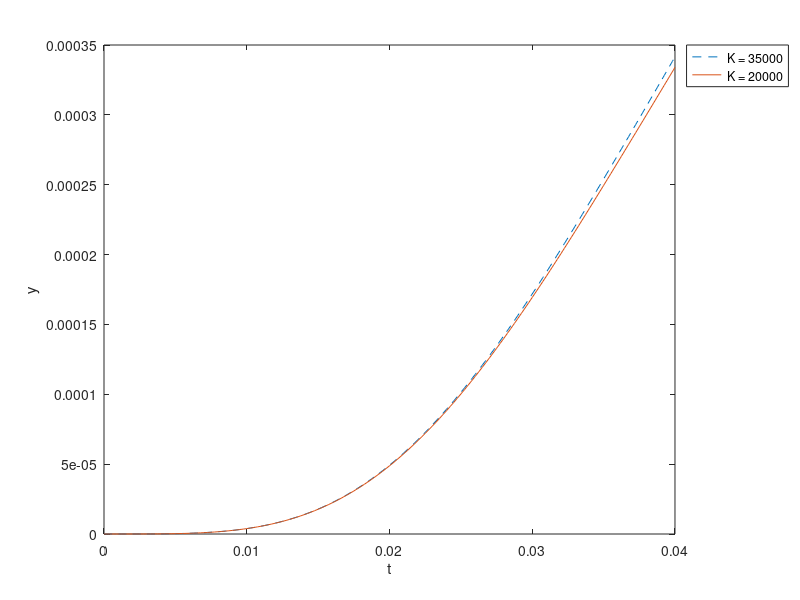
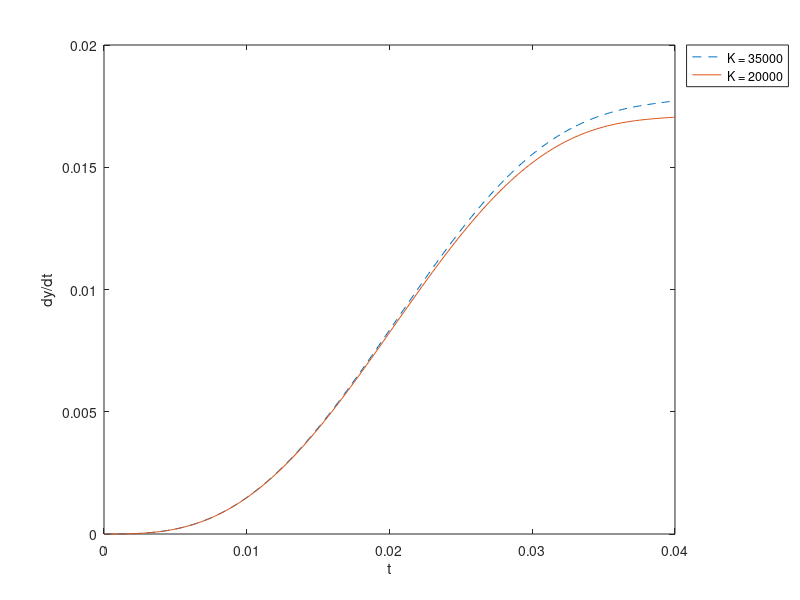
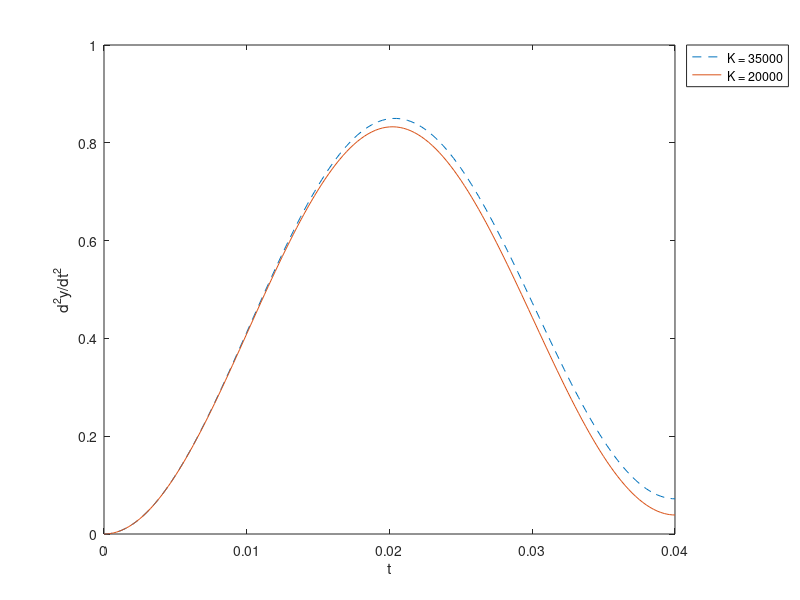

Recreate these plots in MATLAB, in order.
clc
clear all

global H = 0.05;
global L = 0.8;
global V0 = 20;
global M = 450;
global K = 35000;
global K1 = 20000;
global B = 7300;

function q = sist(t, an)
    
    global H;
    global L;
    global V0;
    global M;
    global K;
    global B;

    #Описание математической модели неровности дороги
    x = (H / 2) * (1 - cos((2 * pi * V0 * t) / L));
    #Производная функции неровности дороги
    dxdt = (H / L) * pi * V0 * sin((2 * pi * V0 * t)/L);
    q = [an(2); an(3); ((B / M) * dxdt + (K / M) * x - (B / M) * an(2) - (K / M) * an(1))];
endfunction;

function q1 = sist1(t1, an1)
    
    global H;
    global L;
    global V0;
    global M;
    global K1;
    global B;

    #Описание математической модели неровности дороги
    x = (H / 2) * (1 - cos((2 * pi * V0 * t1) / L));
    #Производная функции неровности дороги
    dxdt = (H / L) * pi * V0 * sin((2 * pi * V0 * t1)/L);
    q1 = [an1(2); an1(3); ((B / M) * dxdt + (K1 / M) * x - (B / M) * an1(2) - (K1 / M) * an1(1))];
endfunction;

t0 = 0;
#tf = L / V0;
x0 = [0, 0, 0];

par = odeset ("RelTol", 1e-5, "AbsTol", 1e-5, "InitialStep", 0.0005, "MaxStep", 0.001);
#решение системы при t = L / V0
[t, an0] = ode45(@sist, [t0 L / V0], x0, par);
[t1 an1] = ode45(@sist1, [t0 L / V0], x0, par);

plot (t, an0(:,1), '--');
hold on
plot (t1, an1(:,1));
h = legend("K = 35000", "K = 20000" );
legend(h, "location", "northeastoutside");
xlabel('t');
ylabel('y');

figure();
plot (t, an0(:,2), '--');
hold on
plot (t1, an1(:,2));
h = legend("K = 35000", "K = 20000" );
legend(h, "location", "northeastoutside");
xlabel('t');
ylabel('dy/dt');

figure();
plot (t, an0(:,3), '--');
hold on
plot (t1, an1(:,3));
h = legend("K = 35000", "K = 20000" );
legend(h, "location", "northeastoutside");
xlabel('t');
ylabel('d^2y/dt^2');